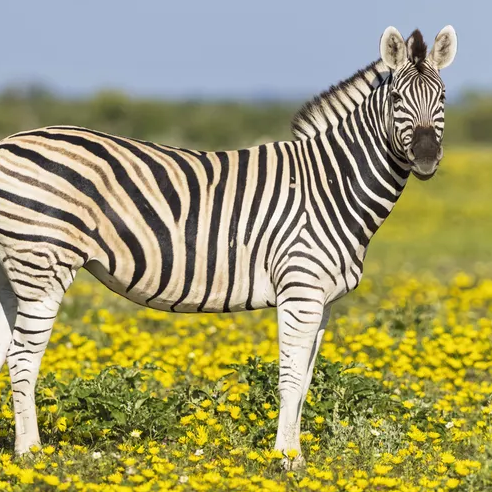
#> input picture code/033_leobra/zebra.png, 492 x 492 px
$ python leobra.py
#> lines starting #> are read from the running program, lines starting #| are printed output that depends on the picture
import imageio.v3 as iio
import matplotlib.pyplot as plt
import numpy as n

z=iio.imread("zebra.png")
#> z is the input picture: shape (492, 492, 4); mean R, G, B, A 159.6, 154.6, 107, 255
l=iio.imread("leopard.png")
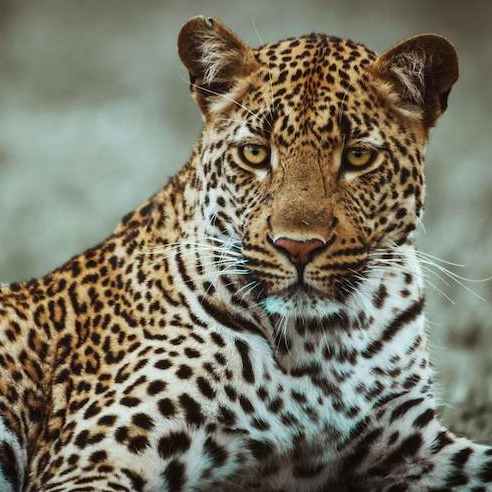
#> input picture code/033_leobra/leopard.png, 492 x 492 px
#> l is the input picture: shape (492, 492, 4); mean R, G, B, A 121.5, 118.1, 101.7, 255

z=(n.array(z[:,:,0],dtype=n.float32)+n.array(z[:,:,1],dtype=n.float32)+n.array(z[:,:,2]))/3.0
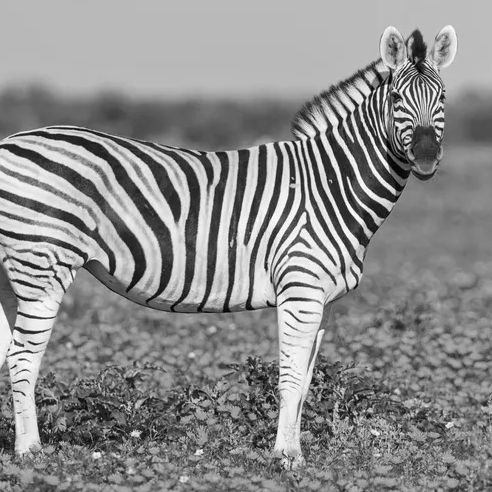
#> z: shape (492, 492) float32; min 0.333, max 255, mean 140.4
l=(n.array(l[:,:,0],dtype=n.float32)+n.array(l[:,:,1],dtype=n.float32)+n.array(l[:,:,2]))/3.0
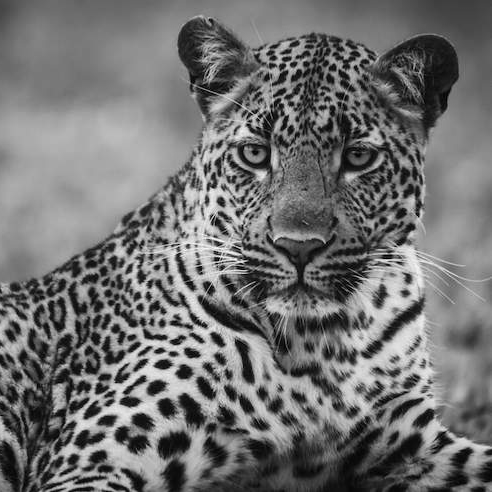
#> l: shape (492, 492) float32; min 0, max 255, mean 113.8


plt.subplot(221)
plt.title("Zebra")
plt.imshow(z)

plt.subplot(222)
plt.title("Leopard")
plt.imshow(l)
#plt.show()
print(z.shape)
#| (492, 492)
print(l.shape)
#| (492, 492)

leobra = n.copy(z)
leobra[:,:]=0.0
#> leobra: shape (492, 492) float32; every value is 0

zebard = n.copy(z)
zebard[:,:]=0.0

Z=n.fft.fft2(z[:,:])
L=n.fft.fft2(l[:,:])

# abs of leopard and phase of zebra
leobra[:,:] = n.fft.ifft2(n.abs(L)*n.exp(1j*n.angle(Z)))
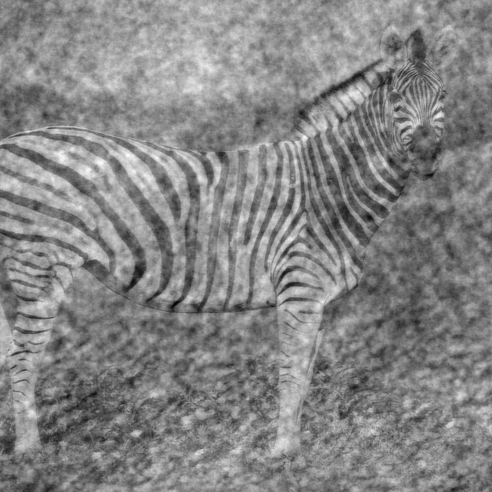
#> leobra: shape (492, 492) float32; min -103.6, max 312.1, mean 113.8; drawn with min black and max white
zebard[:,:] = n.fft.ifft2(n.abs(Z)*n.exp(1j*n.angle(L)))
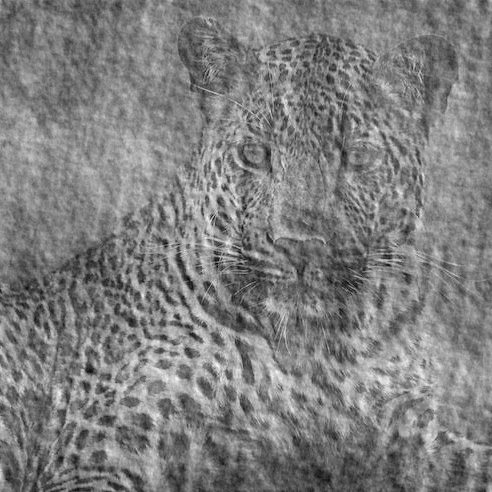
#> zebard: shape (492, 492) float32; min -76.03, max 356.9, mean 140.4; drawn with min black and max white
plt.subplot(223)
plt.title(r"LeoBra $|\hat{L}|e^{\angle  \hat{Z}}$")
plt.imshow(leobra.real)
plt.subplot(224)
plt.title(r"ZePard $|\hat{Z}|e^{\angle  \hat{L}}$")
plt.imshow(zebard.real)
plt.tight_layout()
plt.show()
